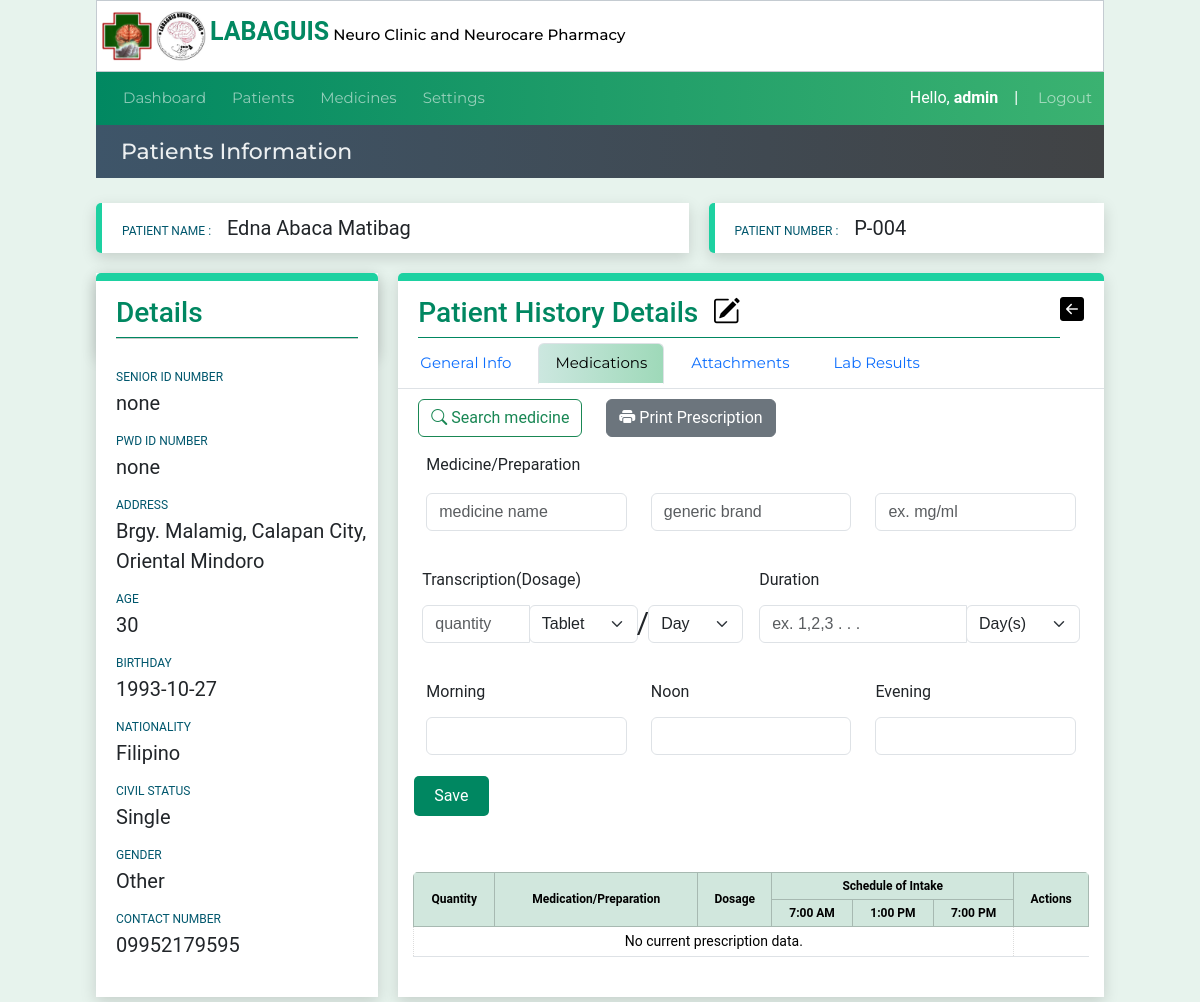
Screenshot of /patientinfo/31/patientmedinfo_medications/47 (signed in) with the database file from the repository.
### website/models.py (models this page shows, shortened)
class Patient(models.Model):
    created_at = models.DateTimeField(auto_now_add=True)
    patient_code=models.CharField(max_length=50)
    first_name = models.CharField(max_length=50)
    middle_name = models.CharField(max_length=50)
    last_name = models.CharField(max_length=50)
    age = models.CharField(max_length=50)
    bday = models.CharField(max_length=50,default='')
    civil_status = models.CharField(max_length=50,default='')
    gender = models.CharField(max_length=50)
    address = models.CharField(max_length=100)
    contact_number = models.CharField(max_length=50)
    srID = models.CharField(max_length=50,null=True, blank=True)
    pwdID = models.CharField(max_length=50,null=True, blank=True)
    nationality = models.CharField(max_length=50,null=True, blank=True)

### website/views.py (the view, shortened to what this page needs)
# urls.py: path('patientinfo/<int:pk>/patientmedinfo_medications/<int:pkHistory>',views.patientmedinfo_medications, name='patientmedinfo_medications'),
@login_required(login_url="loginuser")
def patientmedinfo_medications(request,pk,pkHistory,selectedmed=''):
    form =PatientsAttachmentsForm()
    context=patientinfoData(pk)
    patienthistory_Data= Patienthistory.objects.get(id=pkHistory)
    context['patient_history']= patienthistory_Data
    dosageduration = Dosageduration.objects.all()
    context['dosageduration']= dosageduration
    pCode= context['pCode']
    context['medicinedata'] =Medicinelist.objects.all()
    context['form']=form
    context['patient_history_attachments'] = PatientsAttachments.objects.filter(patient_code=pCode,consultCounter=patienthistory_Data.consultCounter)
    date_joined = datetime.now()
    formatted_datetime = formats.date_format(date_joined, "SHORT_DATETIME_FORMAT")
    context['medicinedata'] =Medicinelist.objects.all()
    pCode=patientinfoData(pk)['patient_record'].patient_code
    prescriptionrecord=Prescription.objects.filter(patient_code=pCode,consultCounter=patienthistory_Data.consultCounter)
    context['prescriptionrecord'] = prescriptionrecord
    print(len(prescriptionrecord))
    return render(request,'patientmedinfo-medications.html',context)

### website/forms.py
class PatientsAttachmentsForm(ModelForm):
    class Meta:
      model= PatientsAttachments
      fields = ['name',
                'fileattachments',
      ]

### website/views.py (called while the page is built)
def patientinfoData(pk):
    medicines_list = Medicinelist.objects.all()
    patient_record = Patient.objects.get(id=pk)
    medicationrecord = Prescription.objects.filter(patient_code=patient_record.patient_code)
    context = { 'medicationrecord': medicationrecord,
               'patient_record':patient_record,
               'medicines_list':medicines_list,
               'pCode':patient_record.patient_code,
               'pID':pk,
               }
    return context

### website/templates/patientmedinfo-medications.html (shortened to what this page needs)
{% extends 'patientinfo.html' %}
{% load custom_tags %}
{% load static %}
{% block btn-back %} <a href="{% url "patientinfo" pID%}">
  <h4 style="color:black;"><i class="bi bi-arrow-left-square-fill"></i></h4>
</a>{% endblock btn-back %}
{% block title %}
<div class="lbl-details ">
  <h3>Patient History Details &nbsp<a href="{% url "editmedicalhistory" pID patient_history.id  %}"><i
        class="bi iconcolor bi-pencil-square"></i></a></h3>
</div>
{% endblock title %}
{% block content1 %}
<ul class="nav nav-tabs">
  <li class="nav-item">
    <a class="nav-link" aria-current="page" href="{% url "patientmedinfo_geninfo" pID patient_history.id %}">General
      Info</a>
  </li>
  <li class="nav-item">
    <a class="nav-link active" href="{% url "patientmedinfo_medications" pID patient_history.id %}">Medications</a>
  </li>
  <li class="nav-item">
    <a class="nav-link" href="{% url "patientmedinfo_attachments" pID patient_history.id %}">Attachments</a>
  </li>
  <li class="nav-item">
    <a class="nav-link" href="{% url "patientmedinfo_labresults" pID patient_history.id %}">Lab Results</a>
  </li>
</ul>
<form method="POST">
  <a class="btn btn-outline-success" style="margin-left:20px;margin-top:10px;" type="button" data-bs-toggle="modal"
    data-bs-target="#searchmedicine">
    <i class="bi bi-search"></i> Search medicine</a>
  <a class="btn btn-secondary" style="margin-left:20px;margin-top:10px;" type="button" data-bs-toggle="modal"
    data-bs-target="#print_report">
    <i class="bi bi-printer-fill"></i> Print Prescription</a>
  {% if medselected %}
  <div class="row m-3">
    <div class="col-md-4">
      <label class="form-label">Medicine/Preparation</label>
      <input type="text" class="form-control  mt-2" placeholder="medicine name" value="{{medselected.medname}}"
        name="medname" required>
    </div>
    <div class="col-md-4">
      <label for="inputZip" class="form-label"></label>
      <input type="text" class="form-control mt-3" placeholder="generic brand" value="{{medselected.medgenname}}"
        name="medgenname" required>
    </div>
    <div class="col-md-4">
      <label for="inputZip" class="form-label"></label>
      <input type="text" class="form-control mt-3" placeholder="ex. mg/ml" value="{{medselected.medsize}}"
        name="medsize" required>
    </div>
  </div>
  {% else %}
  <div class="row m-3">
    <div class="col-md-4">
      <label class="form-label">Medicine/Preparation</label>
      <input type="text" class="form-control  mt-2" placeholder="medicine name" name="medname" required>
    </div>
    <div class="col-md-4">
      <input type="text" class="form-control mt-3" placeholder="generic brand" name="medgenname" required>
    </div>
    <div class="col-md-4">
      <input type="text" class="form-control mt-3" placeholder="ex. mg/ml" name="medsize" required>
    </div>
  </div>
  {% endif %}
  <div class="row m-3">
    <div class="col g-3">
      <label for="inputCity" class="form-label">Transcription(Dosage)</label>
      <div class="input-group mb-3">
        <input type="number" class="form-control" id="inputCity" placeholder="quantity" name="medqty" required>
        <div class="input-group-append">
          <select id="inputState" class="form-select" name="medtype">
            <option selected>Tablet</option>
          </select>
        </div><span style="font-size:30px">/</span>
        <div class="input-group-append">
          <select id="inputState" class="form-select" name="perduration">
            <option selected>Day</option>
          </select>
        </div>
      </div>
    </div>
    <div class="col g-3">
      <label for="inputZip" class="form-label">Duration</label>
      <div class="input-group mb-3">
        <input type="number" class="form-control" placeholder="ex. 1,2,3 . . ." name="durationqty" required>
        <div class="input-group-append">
          <select id="inputState" class="form-select" name="medduration">
            <option selected>Day(s)</option>
          </select>
        </div>
      </div>
    </div>
  </div>
  <div class="row m-3">
    <div class="col-md-4">
      <label for="inputCity" class="form-label">Morning</label>
      <input type="number" class="form-control" id="inputCity" placeholder="" name="am" required>
    </div>
    <div class="col-md-4">
      <label for="inputState" class="form-label">Noon</label>
      <input type="number" class="form-control" id="inputCity" placeholder="" name="noon" required>
    </div>
    <div class="col-md-4">
      <label for="inputZip" class="form-label">Evening</label>
      <input type="number" class="form-control" id="inputCity" placeholder="" name="pmvalue" required>
    </div>
  </div>
  <div class="m-3">
    <button class="btn btn-save" type="submit" name="testsave">Save</button>
  </div>
</form>
<div class="medicalhistorytable">
  <table id="table-medications" class="table table-sm table-bordered content-table">
    <thead class="table-success bg-gradient">
      <tr>
        <th rowspan="2">Quantity</th>
        <th rowspan="2">Medication/Preparation</th>
        <th rowspan="2">Dosage</th>
        <th colspan="3">Schedule of Intake</th>
        <th rowspan="2">Actions</th>
      </tr>
      <tr>
        <th>7:00 AM</th>
        <th>1:00 PM</th>
        <th>7:00 PM</th>
      </tr>
    </thead>
    <tbody>
      {% if prescriptionrecord %}
      {% for medrecord in prescriptionrecord %}
      <tr>
        <td>{{medrecord.totalquantity}}</td>
        <td>{{medrecord.medname}} ({{medrecord.medgenname}}) {{medrecord.medsize}}</td>
        <td>{{medrecord.medqty}} {{medrecord.medtype}}(s) a {{medrecord.perduration}}</td>
        <td>{{medrecord.morning}}</td>
        <td>{{medrecord.noon}}</td>
        <td>{{medrecord.evening}}</td>
        <td>
          <a href="{% url "deleteitemprescription" patient_record.id medrecord.id patient_history.id %}"
            style="padding:0 10px;margin:0;" name="delete_presciption_item" type='submit' value="{{medrecord.id}}"
            id="link-delete">
            <i class="bi bi-trash3"></i></a>
        </td>
      </tr>
      {% endfor %}
      {% else %}
      <td colspan="6">No current prescription data.</td>
      {% endif %}
    </tbody>
  </table>
</div>
{% endblock content1 %}

### website/templates/patientinfo.html (shortened to what this page needs)
{% extends 'index.html' %}
{% load custom_tags %}
{% block pagetitle %}Patients Information{% endblock pagetitle %}
{% block content %}
<div class="info-row1">
  <div class="col1-info">
    <label class="lbl-pname">PATIENT NAME : &nbsp &nbsp </label>
    <label class="value-pname">{{patient_record.first_name}} {{patient_record.middle_name}}
      {{patient_record.last_name }}
    </label>
  </div>
  <div class="col2-info">
    <label class="lbl-pname">PATIENT NUMBER : &nbsp &nbsp</label>
    <label class="value-pname">{{patient_record.patient_code}} </label>
  </div>
</div>
<div class="info-row2">
  <div class="detials-container">
    <div class="pdetails-head">
      <div class="lbl-details">
        <h3>Details</h3>
      </div>
      <hr>
    </div>
    <div class="pdetails-body">
      <label class="lbl-pname">SENIOR ID NUMBER</label><br />
      <label class="value-pname">{{patient_record.srID}} </label>
    </div>
    <div class="pdetails-body">
      <label class="lbl-pname">PWD ID NUMBER</label><br />
      <label class="value-pname">{{patient_record.pwdID}} </label>
    </div>
    <div class="pdetails-body">
      <label class="lbl-pname">ADDRESS</label><br />
      <label class="value-pname">{{patient_record.address}} </label>
    </div>
    <div class="pdetails-body">
      <label class="lbl-pname">AGE</label><br />
      <label class="value-pname">{{patient_record.age}} </label>
    </div>
    <div class="pdetails-body">
      <label class="lbl-pname">BIRTHDAY</label><br />
      <label class="value-pname">{{patient_record.bday}} </label>
    </div>
    <div class="pdetails-body">
      <label class="lbl-pname">NATIONALITY</label><br />
      <label class="value-pname">{{patient_record.nationality}} </label>
    </div>
    <div class="pdetails-body">
      <label class="lbl-pname">CIVIL STATUS</label><br />
      <label class="value-pname">{{patient_record.civil_status}} </label>
    </div>
    <div class="pdetails-body">
      <label class="lbl-pname">GENDER</label><br />
      <label class="value-pname">{{patient_record.gender}} </label>
    </div>
    <div class="pdetails-body">
      <label class="lbl-pname">CONTACT NUMBER</label><br />
      <label class="value-pname">{{patient_record.contact_number}} </label>
    </div>
  </div>
  <div class="details-history">
    <div class="phistory-head">
      {% block title %}{% endblock title %}
      {% block btn-back%}{% endblock  %}
    </div>
    {% block content1 %}{% endblock content1 %}
</div>
</div>
{% endblock content %}

### website/templates/navbar.html (shortened to what this page needs)
<div class="header-main5" style="z-index: 2;">
    <nav class="navbar navbar-dark navbar-expand-md ">
        <div class="container-fluid" >
          <div class="collapse navbar-collapse" id="navbarNav">
            <ul class="navbar-nav">
              <li class="nav-item ">
                <a class="nav-link " aria-current="page" href="{% url "dashboard" %}">Dashboard</a>
              </li>
              <li class="nav-item">
                <a class="nav-link " href="{% url "patienttable" %}">Patients</a>
              </li>
              <li class="nav-item">
                <a class="nav-link" href="{% url "medications" %}">Medicines</a>
              </li>
              <li class="nav-item">
                <a class="nav-link" href="{% url "medicationsettings" %}">Settings</a>
              </li>
            </ul>
          </div>
          Hello,&nbsp <b>{{request.user}}</b> &nbsp &nbsp | &nbsp
        </div>
        <a class="nav-item nav-link navbar-nav" style="margin-right:10px;" href="{% url "logoutuser" %}">Logout</a>
      </nav>
</div>

### website/static/style.css (style rules this page uses)
* { box-sizing:border-box; margin: 0; padding: 0; font-family: 'Roboto', sans-serif; }
body { background-color: #e7f3ed; }
header li,a,strong, button { font-family: 'Montserrat', sans-serif; font-weight: 500; font-size: 13px; color: #edf0f1; text-decoration: none; padding: 0px 0px; margin: 0px 0px; }
.nav-link { font-size: 15px; }
.left-menu lu,li { font-size: 5px; text-decoration: none; color: black; padding: 5px; list-style: none; margin: 0; }
.btn-save { background: rgb(0,135,97); color: white; padding: 8px 20px; border-radius: 5px; border-style: none; }
table { width: 100%; }
th { padding: 10px; font-size: 12px; color: black; background-color: #b4c3d33c; }
tr { font-size: 14px; }
td { border: 1px dotted #ddd; width: auto; }
.info-row1 { display: inline-flex; width: 100%; }
.info-row2 { display: inline-flex; width: 100%; }
.lbl-pname { font-size:12px; color: #01576d; }
.value-pname { font-size: 20px; font-style: bold; }
.col1-info { margin: 20px 0; margin-right: 20px; padding: 10px 20px; background-color:white; width:60%; border-left: 6px solid #1dd1a1; border-radius: 5px 0 0 5px; box-shadow: 0 5px 15px 0 #00000026; }
.col2-info { margin: 20px 0; padding: 10px 20px; background-color:white; width:40%; border-left: 6px solid #1dd1a1; border-radius: 5px 0 0 5px; box-shadow: 0 5px 15px 0 #00000026; }
.pdetails-head { width: 100%; padding: 15px 20px; border-top: 8px solid #1dd1a1; border-radius: 5px 5px 0 0; box-shadow: 0 5px 15px 0 #00000026; }
.pdetails-body { padding-left:20px; padding-top: 10px; background-color: white; width: 100%; }
.lbl-details { color: rgb(0,135,97); border-bottom: 1px solid rgb(0,135,97); width: 100%; }
.detials-container { margin-right: 20px; display: block; width: 40%; box-shadow: 0 5px 15px 0 #00000026; background-color:white; }
hr { margin: 0; padding: 0; }
.details-history { background-color:white; width: 100%; border-top: 8px solid #1dd1a1; border-radius: 5px 5px 0 0; box-shadow: 0 5px 15px 0 #00000026; }
.phistory-head { display: inline-flex; width: 100%; padding: 15px 20px 0 20px; border-radius: 5px 5px 0 0; justify-content:space-between; }
.medicalhistorytable { padding: 15px; }
input, textarea, select { background-color: rgba(249, 255, 189, 0.3); padding: auto; font-family: 'Arial'; margin: 5px 0 5px 0; padding: 5px 0 5px 0; }
#table-medications { text-align: center; }
#table-medications th { vertical-align:middle; }
.header-main5 { height: 100%; margin: 0px 8%; background-color: #80c3e3; background: rgb(1,136,97); background: linear-gradient(90deg, rgba(1,136,97,1) 0%, rgba(31,157,105,1) 50%, rgba(59,178,113,1) 100%); color: white; }
.navbar { padding: 2px; }
.iconcolor { color: black; font-size: 28px; }
.reg-rows label,span,p,ul,li { font-size: 15px; }
.active { margin: 0px; color: white; background: rgb(0,135,97,0.3); background: linear-gradient(90deg, rgba(0,135,97,0.2) 0%, rgba(59,178,113,0.49343487394957986) 100%); }
.content-table { border-collapse: collapse; margin: 25px 0; font-size: 0.9em; min-width: 400px; border-radius: 5px 5px 0 0; overflow: hidden; }

### rows the page displays
Patient: first_name "Edna", middle_name "Abaca", last_name "Matibag", patient_code "P-004", srID "none", pwdID "none", address "Brgy. Malamig, Calapan City, Oriental Mindoro", age "30", bday "1993-10-27", nationality "Filipino", civil_status "Single", gender "Other", contact_number "09952179595"

### other values shown
{{ request.user }} "admin"
